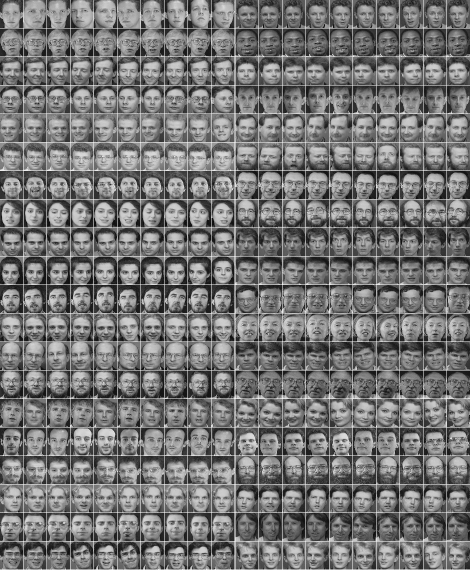
#> input picture desk/MachineLearning-master/DeepLearning Tutorials/dive_into_keras/olivettifaces.gif, 942 x 1140 px (shown at 1/2 size)
$ python oli_data2pca.py   (Python 2 division)
#> lines starting #> are read from the running program, lines starting #| are printed output that depends on the picture
### desk/pic/pca.py
#coding=utf-8
import numpy as np
def zeroMean(dataMat):
    meanVal = np.mean(dataMat,axis = 0)
    newData = dataMat - meanVal
    return newData,meanVal
# [10 lines left out: function pca, not called in this run]
def pca_mod(dataMat,percentage=0.60):
    newData,meanVal = zeroMean(dataMat)
    covMat = np.cov(newData,rowvar=0)
    eigVals,eigVects = np.linalg.eig(np.mat(covMat))
    n=percentage2n(eigVals,percentage)
    eigValsIndice = np.argsort(eigVals)
    n_eigValIndice = eigValsIndice[-1:-(n+1):-1]
    n_eigVect = eigVects[:,n_eigValIndice]
    lowDDataMat=newData*n_eigVect
    reconMat=(lowDDataMat*(n_eigVect.T))+meanVal
    return lowDDataMat,reconMat
def percentage2n(eigVals,percentage):
    sortArray = np.sort(eigVals)
    sortArray = sortArray[-1::-1]
    arraySum = sum(sortArray)
    tmpSum = 0
    num = 0
    for i in sortArray:
        tmpSum+=i
        num+=1
        if tmpSum >= arraySum*percentage:
            return num
# [7 lines that do not run on import are left out]
#    #print 'reconMat 是'
#    #print reconMat
#    y=[2,1,4,6,7,3,10,9,5,8]
#    tmp = percentage2n(y,0.5)
#    print tmp

### desk/MachineLearning-master/DeepLearning Tutorials/dive_into_keras/oli_data2pca.py
from PIL import Image
import sys
sys.path.append('/home/hey/Desktop/pic')
from pca import pca_mod
import numpy as np
def load_data_pca():
    img = Image.open('olivettifaces.gif')
#> img is the input picture: PIL image 942x1140 P; min 0, max 255, mean 118.4
    img_array = np.asarray(img,dtype='float32')
    faces = np.empty((400,2679))
    for row in range(20):
        for col in range(20):
            faces[row*20+col] = np.ndarray.flatten(img_array[row*57:(row+1)*57,col*47:(col+1)*47])
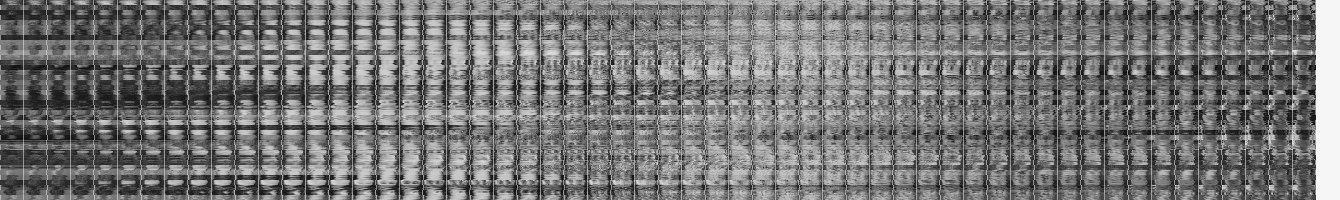
#> faces: shape (400, 2679) float64 (shown at 1/2 size); min 0, max 246, mean 117.7
    lowDDataMat,reconMat = pca_mod(faces)
#> in zeroMean, `meanVal = np.mean(dataMat,axis = 0)`: meanVal = 2679 values, max 246 at index 2632, min 60.48 at index 2250, mean 117.7
#> in zeroMean, `newData = dataMat - meanVal`:
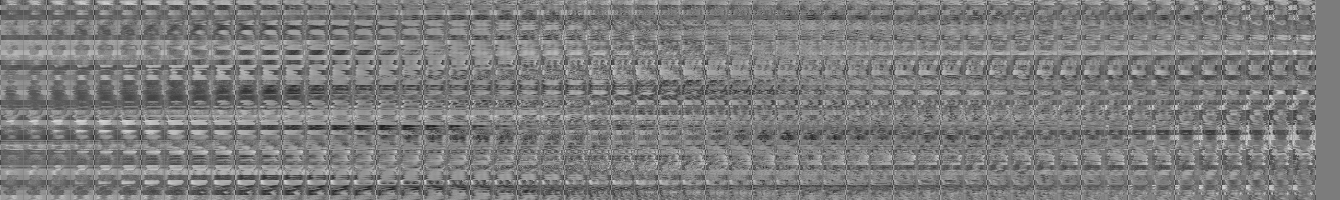
#> newData: shape (400, 2679) float64 (shown at 1/2 size); min -165.2, max 172.3, mean 0; drawn with min black and max white
#> in pca_mod, `covMat = np.cov(newData,rowvar=0)`:
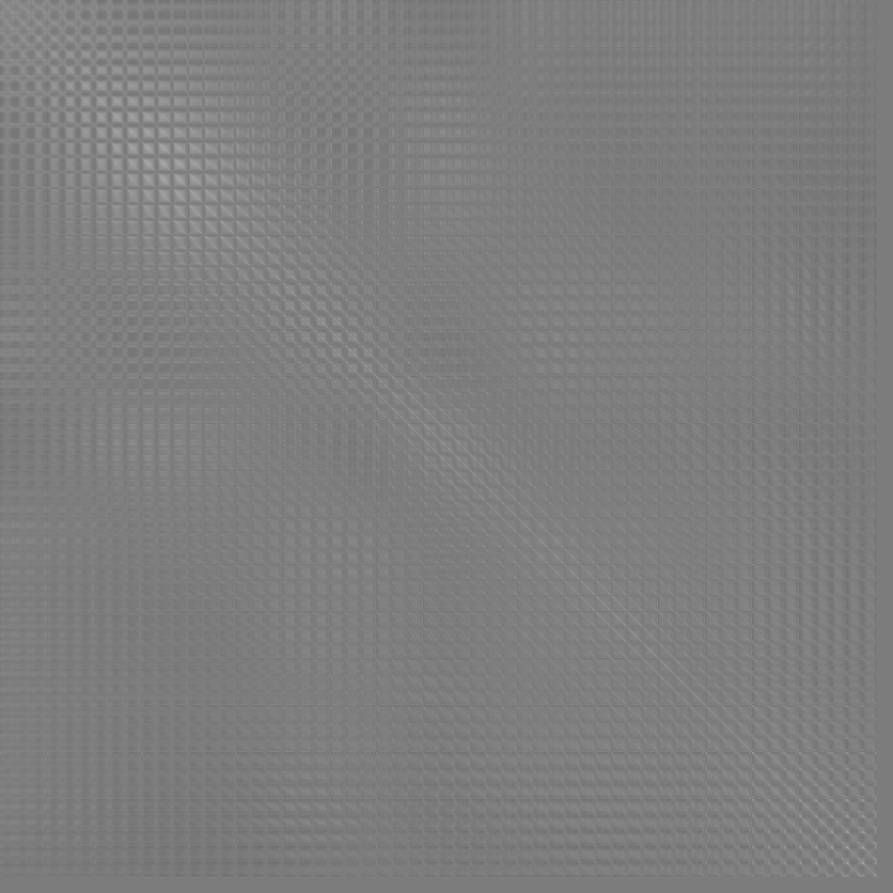
#> covMat: shape (2679, 2679) float64 (shown at 1/3 size); min -8268.9, max 8726.8, mean 177.7; drawn with min black and max white
#> the loop in percentage2n, `for i in sortArray:` made 7 passes
#> after the loop in percentage2n, `for i in sortArray:`: num = 7
#> in pca_mod, `eigValsIndice = np.argsort(eigVals)`: eigValsIndice = 2679 values, max 2678 at index 1164, min 0 at index 2678, mean 1339
#> in pca_mod, `n_eigValIndice = eigValsIndice[-1:-(n+1):-1]`: n_eigValIndice = [0, 1, 2, 3, 4, 5, 6]
    print 'lowDDataMat ..............'
    print lowDDataMat.shape
#| (400, 7)
    print lowDDataMat.size
#| 2800
    print 'reconMat ..................'
    print reconMat.shape
#| (400, 2679)
    print reconMat.size
#| 1071600
if __name__ == '__main__':
    load_data_pca()
